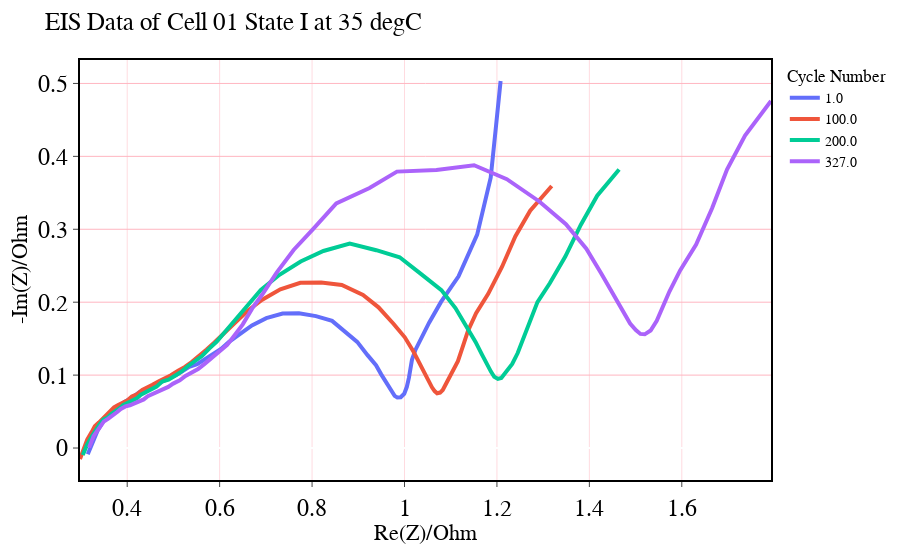
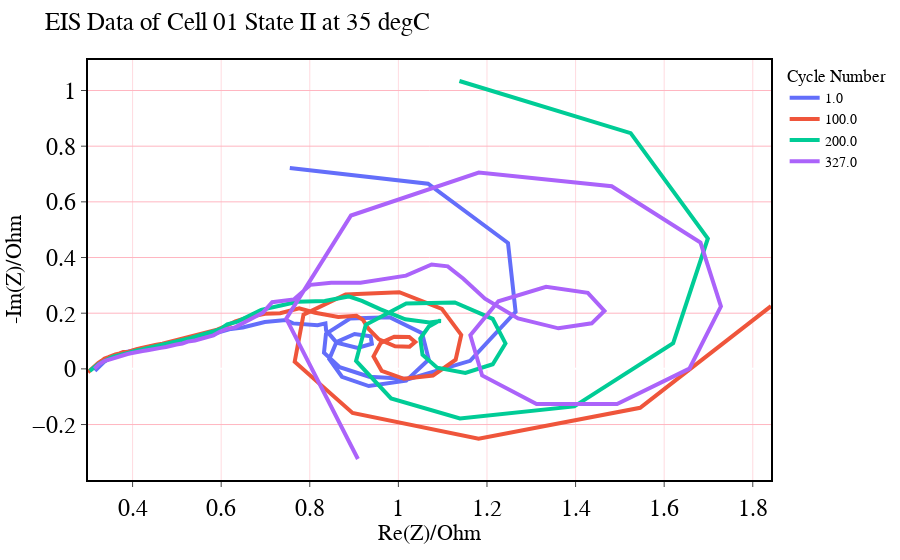

Notebook code for these charts, in order:
### Markdown cell above
### **Plotting the Data of cell 01 at 35 degC**

### Code cell
states = ['I', 'II', 'III', 'IV', 'V', 'VI', 'VII', 'VIII', 'IX']

for state in states:
    filename = f"EIS_state_{state}_35C01.txt"
    if filename in data_dict:
        plot_EIS_data(state, 35, 1, data_dict)
    else:
        print(f"No data available for state {state}")
